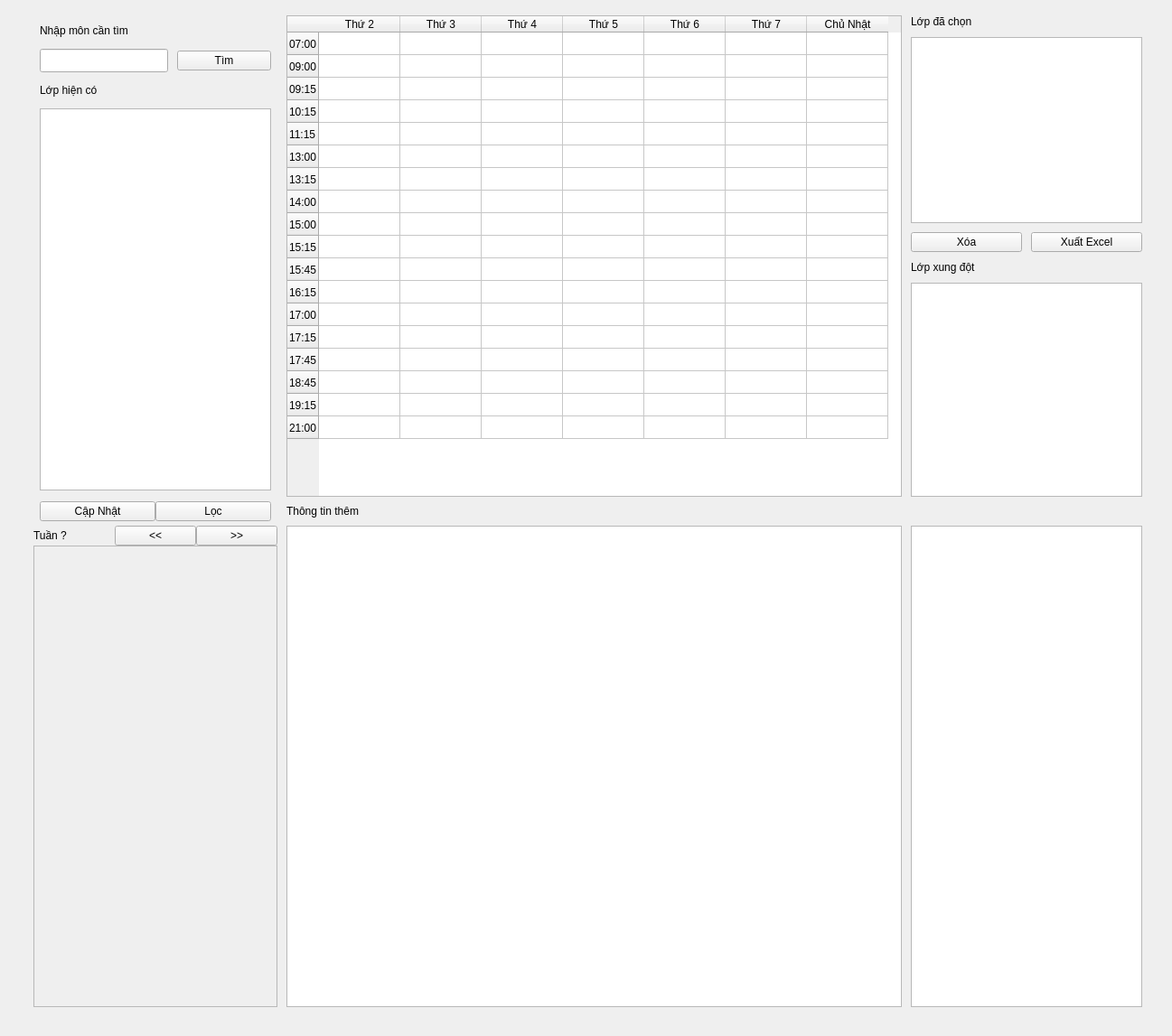
<?xml version="1.0" encoding="UTF-8"?>
<ui version="4.0">
 <class>Form</class>
 <widget class="QWidget" name="Form">
  <property name="windowModality">
   <enum>Qt::NonModal</enum>
  </property>
  <property name="enabled">
   <bool>true</bool>
  </property>
  <property name="geometry">
   <rect>
    <x>0</x>
    <y>0</y>
    <width>1297</width>
    <height>1147</height>
   </rect>
  </property>
  <property name="sizePolicy">
   <sizepolicy hsizetype="Fixed" vsizetype="Fixed">
    <horstretch>0</horstretch>
    <verstretch>0</verstretch>
   </sizepolicy>
  </property>
  <property name="windowTitle">
   <string>Ứng dụng mô phỏng vũ trụ DTU</string>
  </property>
  <widget class="QWidget" name="gridLayoutWidget">
   <property name="geometry">
    <rect>
     <x>30</x>
     <y>10</y>
     <width>1241</width>
     <height>1112</height>
    </rect>
   </property>
   <layout class="QGridLayout" name="gridLayout" columnstretch="0,0,0">
    <property name="leftMargin">
     <number>7</number>
    </property>
    <property name="topMargin">
     <number>7</number>
    </property>
    <property name="rightMargin">
     <number>7</number>
    </property>
    <property name="bottomMargin">
     <number>7</number>
    </property>
    <property name="horizontalSpacing">
     <number>10</number>
    </property>
    <property name="verticalSpacing">
     <number>5</number>
    </property>
    <item row="0" column="0">
     <layout class="QGridLayout" name="gridLayout_3">
      <property name="leftMargin">
       <number>7</number>
      </property>
      <property name="topMargin">
       <number>7</number>
      </property>
      <property name="rightMargin">
       <number>7</number>
      </property>
      <property name="bottomMargin">
       <number>7</number>
      </property>
      <property name="spacing">
       <number>10</number>
      </property>
      <item row="3" column="0" colspan="2">
       <widget class="QLabel" name="label_lophienco">
        <property name="sizePolicy">
         <sizepolicy hsizetype="Preferred" vsizetype="Preferred">
          <horstretch>0</horstretch>
          <verstretch>1</verstretch>
         </sizepolicy>
        </property>
        <property name="minimumSize">
         <size>
          <width>0</width>
          <height>20</height>
         </size>
        </property>
        <property name="maximumSize">
         <size>
          <width>16777215</width>
          <height>20</height>
         </size>
        </property>
        <property name="font">
         <font>
          <family>Segoe UI</family>
          <pointsize>9</pointsize>
          <weight>50</weight>
          <bold>false</bold>
         </font>
        </property>
        <property name="text">
         <string>Lớp hiện có</string>
        </property>
       </widget>
      </item>
      <item row="4" column="0" colspan="2">
       <widget class="QListWidget" name="listWidget_tenLop">
        <property name="sizePolicy">
         <sizepolicy hsizetype="Preferred" vsizetype="Preferred">
          <horstretch>0</horstretch>
          <verstretch>15</verstretch>
         </sizepolicy>
        </property>
        <property name="minimumSize">
         <size>
          <width>0</width>
          <height>0</height>
         </size>
        </property>
        <property name="maximumSize">
         <size>
          <width>16777215</width>
          <height>16777215</height>
         </size>
        </property>
        <property name="font">
         <font>
          <family>Segoe UI</family>
          <pointsize>11</pointsize>
          <weight>50</weight>
          <bold>false</bold>
         </font>
        </property>
       </widget>
      </item>
      <item row="2" column="0">
       <widget class="QLineEdit" name="lineEdit_tenMon">
        <property name="sizePolicy">
         <sizepolicy hsizetype="Preferred" vsizetype="Fixed">
          <horstretch>0</horstretch>
          <verstretch>1</verstretch>
         </sizepolicy>
        </property>
        <property name="minimumSize">
         <size>
          <width>0</width>
          <height>0</height>
         </size>
        </property>
        <property name="maximumSize">
         <size>
          <width>16777215</width>
          <height>16777215</height>
         </size>
        </property>
        <property name="sizeIncrement">
         <size>
          <width>0</width>
          <height>10</height>
         </size>
        </property>
        <property name="baseSize">
         <size>
          <width>0</width>
          <height>10</height>
         </size>
        </property>
        <property name="font">
         <font>
          <family>Segoe UI</family>
          <pointsize>11</pointsize>
          <weight>50</weight>
          <bold>false</bold>
         </font>
        </property>
       </widget>
      </item>
      <item row="2" column="1">
       <widget class="QPushButton" name="pushButton_timKiem">
        <property name="sizePolicy">
         <sizepolicy hsizetype="Preferred" vsizetype="Fixed">
          <horstretch>0</horstretch>
          <verstretch>1</verstretch>
         </sizepolicy>
        </property>
        <property name="minimumSize">
         <size>
          <width>0</width>
          <height>0</height>
         </size>
        </property>
        <property name="maximumSize">
         <size>
          <width>16777215</width>
          <height>16777215</height>
         </size>
        </property>
        <property name="font">
         <font>
          <family>Segoe UI</family>
          <pointsize>9</pointsize>
          <weight>50</weight>
          <bold>false</bold>
         </font>
        </property>
        <property name="text">
         <string>Tìm</string>
        </property>
        <property name="icon">
         <iconset>
          <normaloff>../Images/find_icon.png</normaloff>../Images/find_icon.png</iconset>
        </property>
       </widget>
      </item>
      <item row="1" column="0" colspan="2">
       <widget class="QLabel" name="label_nhapmonhoc">
        <property name="sizePolicy">
         <sizepolicy hsizetype="Preferred" vsizetype="Fixed">
          <horstretch>0</horstretch>
          <verstretch>1</verstretch>
         </sizepolicy>
        </property>
        <property name="minimumSize">
         <size>
          <width>0</width>
          <height>0</height>
         </size>
        </property>
        <property name="maximumSize">
         <size>
          <width>16777215</width>
          <height>20</height>
         </size>
        </property>
        <property name="font">
         <font>
          <family>Segoe UI</family>
          <pointsize>9</pointsize>
          <weight>50</weight>
          <bold>false</bold>
         </font>
        </property>
        <property name="text">
         <string>Nhập môn cần tìm</string>
        </property>
       </widget>
      </item>
     </layout>
    </item>
    <item row="3" column="0">
     <layout class="QHBoxLayout" name="horizontalLayout">
      <property name="leftMargin">
       <number>7</number>
      </property>
      <property name="rightMargin">
       <number>7</number>
      </property>
      <item>
       <widget class="QPushButton" name="pushButton_capNhat">
        <property name="sizePolicy">
         <sizepolicy hsizetype="Preferred" vsizetype="Fixed">
          <horstretch>0</horstretch>
          <verstretch>1</verstretch>
         </sizepolicy>
        </property>
        <property name="minimumSize">
         <size>
          <width>0</width>
          <height>0</height>
         </size>
        </property>
        <property name="maximumSize">
         <size>
          <width>16777215</width>
          <height>16777215</height>
         </size>
        </property>
        <property name="font">
         <font>
          <family>Segoe UI</family>
          <pointsize>9</pointsize>
          <weight>50</weight>
          <bold>false</bold>
         </font>
        </property>
        <property name="text">
         <string>Cập Nhật</string>
        </property>
        <property name="icon">
         <iconset>
          <normaloff>../Images/iconfinder_refresh_134221.png</normaloff>../Images/iconfinder_refresh_134221.png</iconset>
        </property>
       </widget>
      </item>
      <item>
       <widget class="QPushButton" name="pushButton_fillter">
        <property name="sizePolicy">
         <sizepolicy hsizetype="Preferred" vsizetype="Fixed">
          <horstretch>0</horstretch>
          <verstretch>1</verstretch>
         </sizepolicy>
        </property>
        <property name="minimumSize">
         <size>
          <width>0</width>
          <height>0</height>
         </size>
        </property>
        <property name="maximumSize">
         <size>
          <width>16777215</width>
          <height>16777215</height>
         </size>
        </property>
        <property name="font">
         <font>
          <family>Segoe UI</family>
          <pointsize>9</pointsize>
          <weight>50</weight>
          <bold>false</bold>
         </font>
        </property>
        <property name="text">
         <string>Lọc</string>
        </property>
       </widget>
      </item>
     </layout>
    </item>
    <item row="0" column="1">
     <widget class="QTableWidget" name="tableWidget_lichHoc">
      <property name="enabled">
       <bool>true</bool>
      </property>
      <property name="sizePolicy">
       <sizepolicy hsizetype="Expanding" vsizetype="Preferred">
        <horstretch>0</horstretch>
        <verstretch>0</verstretch>
       </sizepolicy>
      </property>
      <property name="minimumSize">
       <size>
        <width>0</width>
        <height>500</height>
       </size>
      </property>
      <property name="maximumSize">
       <size>
        <width>16777215</width>
        <height>16777215</height>
       </size>
      </property>
      <property name="font">
       <font>
        <family>Segoe UI</family>
        <pointsize>9</pointsize>
        <weight>50</weight>
        <bold>false</bold>
       </font>
      </property>
      <property name="autoFillBackground">
       <bool>false</bool>
      </property>
      <property name="lineWidth">
       <number>1</number>
      </property>
      <property name="sizeAdjustPolicy">
       <enum>QAbstractScrollArea::AdjustToContents</enum>
      </property>
      <property name="showGrid">
       <bool>true</bool>
      </property>
      <property name="gridStyle">
       <enum>Qt::SolidLine</enum>
      </property>
      <property name="rowCount">
       <number>18</number>
      </property>
      <attribute name="horizontalHeaderDefaultSectionSize">
       <number>90</number>
      </attribute>
      <attribute name="verticalHeaderDefaultSectionSize">
       <number>25</number>
      </attribute>
      <row>
       <property name="text">
        <string>07:00</string>
       </property>
      </row>
      <row>
       <property name="text">
        <string>09:00</string>
       </property>
      </row>
      <row>
       <property name="text">
        <string>09:15</string>
       </property>
      </row>
      <row>
       <property name="text">
        <string>10:15</string>
       </property>
      </row>
      <row>
       <property name="text">
        <string>11:15</string>
       </property>
      </row>
      <row>
       <property name="text">
        <string>13:00</string>
       </property>
      </row>
      <row>
       <property name="text">
        <string>13:15</string>
       </property>
      </row>
      <row>
       <property name="text">
        <string>14:00</string>
       </property>
      </row>
      <row>
       <property name="text">
        <string>15:00</string>
       </property>
      </row>
      <row>
       <property name="text">
        <string>15:15</string>
       </property>
      </row>
      <row>
       <property name="text">
        <string>15:45</string>
       </property>
      </row>
      <row>
       <property name="text">
        <string>16:15</string>
       </property>
      </row>
      <row>
       <property name="text">
        <string>17:00</string>
       </property>
      </row>
      <row>
       <property name="text">
        <string>17:15</string>
       </property>
      </row>
      <row>
       <property name="text">
        <string>17:45</string>
       </property>
      </row>
      <row>
       <property name="text">
        <string>18:45</string>
       </property>
      </row>
      <row>
       <property name="text">
        <string>19:15</string>
       </property>
      </row>
      <row>
       <property name="text">
        <string>21:00</string>
       </property>
      </row>
      <column>
       <property name="text">
        <string>Thứ 2</string>
       </property>
      </column>
      <column>
       <property name="text">
        <string>Thứ 3</string>
       </property>
      </column>
      <column>
       <property name="text">
        <string>Thứ 4</string>
       </property>
      </column>
      <column>
       <property name="text">
        <string>Thứ 5</string>
       </property>
      </column>
      <column>
       <property name="text">
        <string>Thứ 6</string>
       </property>
      </column>
      <column>
       <property name="text">
        <string>Thứ 7</string>
       </property>
      </column>
      <column>
       <property name="text">
        <string>Chủ Nhật</string>
       </property>
      </column>
     </widget>
    </item>
    <item row="3" column="1">
     <layout class="QHBoxLayout" name="horizontalLayout_2">
      <item>
       <layout class="QHBoxLayout" name="horizontalLayout_3">
        <item>
         <widget class="QLabel" name="label_info">
          <property name="font">
           <font>
            <family>Segoe UI</family>
            <pointsize>9</pointsize>
            <weight>50</weight>
            <bold>false</bold>
           </font>
          </property>
          <property name="text">
           <string>Thông tin thêm</string>
          </property>
         </widget>
        </item>
       </layout>
      </item>
     </layout>
    </item>
    <item row="17" column="1">
     <widget class="QTextEdit" name="textEdit_thongtin">
      <property name="sizePolicy">
       <sizepolicy hsizetype="Preferred" vsizetype="Preferred">
        <horstretch>0</horstretch>
        <verstretch>0</verstretch>
       </sizepolicy>
      </property>
      <property name="readOnly">
       <bool>true</bool>
      </property>
     </widget>
    </item>
    <item row="17" column="2">
     <widget class="QTextEdit" name="textEdit_thongke">
      <property name="sizePolicy">
       <sizepolicy hsizetype="Preferred" vsizetype="Preferred">
        <horstretch>0</horstretch>
        <verstretch>0</verstretch>
       </sizepolicy>
      </property>
      <property name="readOnly">
       <bool>true</bool>
      </property>
     </widget>
    </item>
    <item row="0" column="2">
     <layout class="QGridLayout" name="gridLayout_2">
      <property name="spacing">
       <number>10</number>
      </property>
      <item row="2" column="0">
       <widget class="QPushButton" name="pushButton_xoaLop">
        <property name="sizePolicy">
         <sizepolicy hsizetype="Preferred" vsizetype="Preferred">
          <horstretch>0</horstretch>
          <verstretch>0</verstretch>
         </sizepolicy>
        </property>
        <property name="minimumSize">
         <size>
          <width>0</width>
          <height>0</height>
         </size>
        </property>
        <property name="maximumSize">
         <size>
          <width>16777215</width>
          <height>16777215</height>
         </size>
        </property>
        <property name="font">
         <font>
          <family>Segoe UI</family>
          <pointsize>9</pointsize>
          <weight>50</weight>
          <bold>false</bold>
         </font>
        </property>
        <property name="text">
         <string>Xóa</string>
        </property>
       </widget>
      </item>
      <item row="2" column="1">
       <widget class="QPushButton" name="pushButton_luuText">
        <property name="sizePolicy">
         <sizepolicy hsizetype="Preferred" vsizetype="Preferred">
          <horstretch>0</horstretch>
          <verstretch>0</verstretch>
         </sizepolicy>
        </property>
        <property name="minimumSize">
         <size>
          <width>0</width>
          <height>0</height>
         </size>
        </property>
        <property name="maximumSize">
         <size>
          <width>16777215</width>
          <height>16777215</height>
         </size>
        </property>
        <property name="font">
         <font>
          <family>Segoe UI</family>
          <pointsize>9</pointsize>
          <weight>50</weight>
          <bold>false</bold>
         </font>
        </property>
        <property name="text">
         <string>Xuất Excel</string>
        </property>
       </widget>
      </item>
      <item row="0" column="0" colspan="2">
       <widget class="QLabel" name="label_lopdachon">
        <property name="sizePolicy">
         <sizepolicy hsizetype="Preferred" vsizetype="Preferred">
          <horstretch>0</horstretch>
          <verstretch>0</verstretch>
         </sizepolicy>
        </property>
        <property name="minimumSize">
         <size>
          <width>0</width>
          <height>0</height>
         </size>
        </property>
        <property name="maximumSize">
         <size>
          <width>16777215</width>
          <height>16777215</height>
         </size>
        </property>
        <property name="font">
         <font>
          <family>Segoe UI</family>
          <pointsize>9</pointsize>
          <weight>50</weight>
          <bold>false</bold>
         </font>
        </property>
        <property name="text">
         <string>Lớp đã chọn</string>
        </property>
       </widget>
      </item>
      <item row="1" column="0" colspan="2">
       <widget class="QListWidget" name="listWidget_lopDaChon">
        <property name="sizePolicy">
         <sizepolicy hsizetype="Preferred" vsizetype="Preferred">
          <horstretch>0</horstretch>
          <verstretch>13</verstretch>
         </sizepolicy>
        </property>
        <property name="minimumSize">
         <size>
          <width>0</width>
          <height>0</height>
         </size>
        </property>
        <property name="maximumSize">
         <size>
          <width>16777215</width>
          <height>16777215</height>
         </size>
        </property>
        <property name="font">
         <font>
          <family>Segoe UI</family>
          <pointsize>11</pointsize>
          <weight>50</weight>
          <bold>false</bold>
         </font>
        </property>
       </widget>
      </item>
      <item row="4" column="0" colspan="2">
       <widget class="QLabel" name="label_lopxungdot">
        <property name="sizePolicy">
         <sizepolicy hsizetype="Preferred" vsizetype="Preferred">
          <horstretch>0</horstretch>
          <verstretch>0</verstretch>
         </sizepolicy>
        </property>
        <property name="minimumSize">
         <size>
          <width>0</width>
          <height>0</height>
         </size>
        </property>
        <property name="maximumSize">
         <size>
          <width>16777215</width>
          <height>30</height>
         </size>
        </property>
        <property name="font">
         <font>
          <family>Segoe UI</family>
          <pointsize>9</pointsize>
          <weight>50</weight>
          <bold>false</bold>
         </font>
        </property>
        <property name="text">
         <string>Lớp xung đột</string>
        </property>
       </widget>
      </item>
      <item row="5" column="0" colspan="2">
       <widget class="QListWidget" name="listWidget_lopXungDot">
        <property name="sizePolicy">
         <sizepolicy hsizetype="Preferred" vsizetype="Preferred">
          <horstretch>0</horstretch>
          <verstretch>15</verstretch>
         </sizepolicy>
        </property>
        <property name="minimumSize">
         <size>
          <width>0</width>
          <height>0</height>
         </size>
        </property>
        <property name="maximumSize">
         <size>
          <width>16777215</width>
          <height>16777215</height>
         </size>
        </property>
        <property name="font">
         <font>
          <family>Segoe UI</family>
          <pointsize>11</pointsize>
          <weight>50</weight>
          <bold>false</bold>
         </font>
        </property>
       </widget>
      </item>
     </layout>
    </item>
    <item row="17" column="0">
     <layout class="QGridLayout" name="gridLayout_4">
      <item row="0" column="0">
       <widget class="QLabel" name="label_week">
        <property name="text">
         <string>Tuần ?</string>
        </property>
       </widget>
      </item>
      <item row="0" column="2">
       <widget class="QPushButton" name="pushButton_nextWeek">
        <property name="font">
         <font>
          <family>Segoe UI</family>
          <pointsize>9</pointsize>
         </font>
        </property>
        <property name="text">
         <string>&gt;&gt;</string>
        </property>
       </widget>
      </item>
      <item row="0" column="1">
       <widget class="QPushButton" name="pushButton_previousWeek">
        <property name="font">
         <font>
          <family>Segoe UI</family>
          <pointsize>9</pointsize>
         </font>
        </property>
        <property name="text">
         <string>&lt;&lt;</string>
        </property>
       </widget>
      </item>
      <item row="1" column="0" colspan="3">
       <widget class="QScrollArea" name="scrollArea">
        <property name="widgetResizable">
         <bool>true</bool>
        </property>
        <widget class="QWidget" name="scrollAreaWidgetContents_weeks">
         <property name="geometry">
          <rect>
           <x>0</x>
           <y>0</y>
           <width>277</width>
           <height>488</height>
          </rect>
         </property>
        </widget>
       </widget>
      </item>
     </layout>
    </item>
   </layout>
  </widget>
 </widget>
 <resources/>
 <connections/>
</ui>
